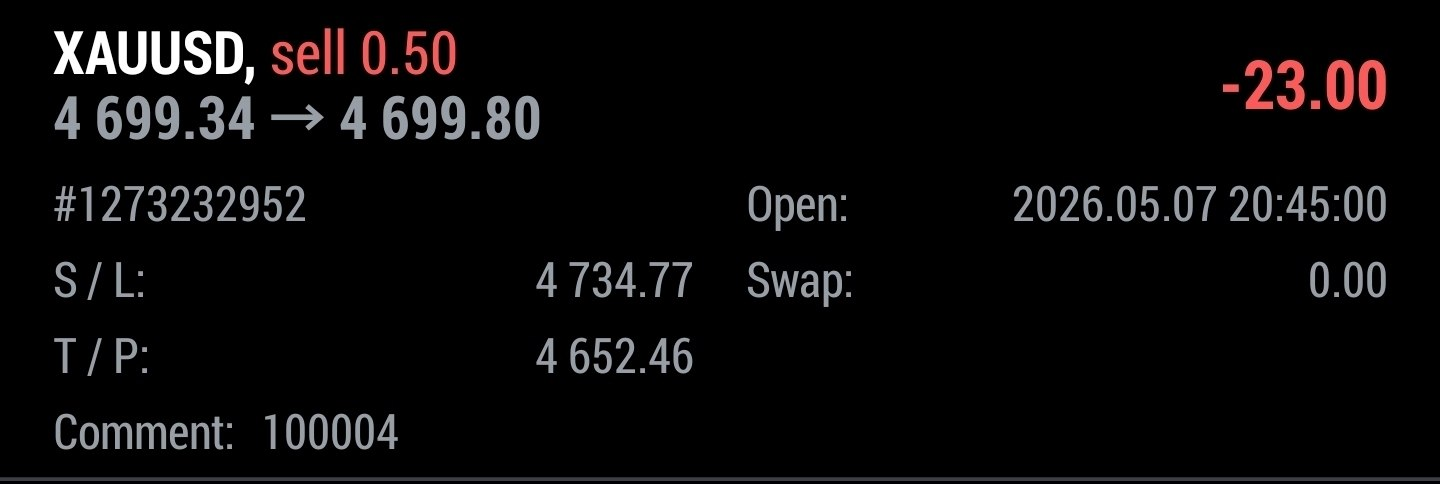
#> input picture runtime/media/11630.jpg, 1440 x 484 px; its folder holds only this picture in this run
$ python -i ocr_extractor.py   (imports and definitions only)
#> lines starting #> are read from the running program, lines starting #| are printed output that depends on the picture; after the words box and inside, x2 and y2 are one past the last pixel; in counts of white or black regions, pixels touching at a corner belong together
### src/telegram_signal_copier/services/signals/ocr_runtime.py
"""Runtime helpers for bundled Tesseract OCR.

PyInstaller one-folder builds place resources under ``sys._MEIPASS`` (usually
``<install>\\_internal``).  Some modules historically hardcoded
``C:\\Program Files\\Tesseract-OCR\\tesseract.exe``; this module centralizes frozen
resource lookup so the bundled Tesseract is used before falling back to a normal
system install.
"""
from __future__ import annotations

import os
import sys
from pathlib import Path
from typing import Any


def _meipass_paths() -> list[Path]:
    if not getattr(sys, "frozen", False):
        return []

    raw = getattr(sys, "_MEIPASS", None)
    paths: list[Path] = []
    if raw:
        paths.append(Path(raw))

    try:
        exe_dir = Path(sys.executable).resolve().parent
    except Exception:
        exe_dir = Path.cwd()

    paths.extend(
        [
            exe_dir / "_internal",
            exe_dir,
        ]
    )

    deduped: list[Path] = []
    seen: set[Path] = set()
    for path in paths:
        try:
            resolved = path.resolve()
        except Exception:
            resolved = path
        if resolved not in seen:
            seen.add(resolved)
            deduped.append(resolved)
    return deduped


def bundled_tesseract_path() -> Path | None:
    """Return the bundled ``tesseract.exe`` path when available."""
    candidates: list[Path] = []
    for root in _meipass_paths():
        candidates.extend(
            [
                root / "tesseract" / "tesseract.exe",
                root / "tesseract.exe",
            ]
        )

    for candidate in candidates:
        if candidate.exists():
            return candidate
    return None


# [6 lines left out: function bundled_tessdata_path, not called in this run]


def standard_tesseract_path() -> Path | None:
    for candidate in (
        Path(r"C:\Program Files\Tesseract-OCR\tesseract.exe"),
        Path(r"C:\Program Files (x86)\Tesseract-OCR\tesseract.exe"),
    ):
        if candidate.exists():
            return candidate
    return None


def tesseract_path() -> Path | None:
    return bundled_tesseract_path() or standard_tesseract_path()


def configure_pytesseract(pytesseract: Any | None = None) -> Path | None:
    """Configure ``pytesseract`` to use the bundled or installed Tesseract.

    Returns the configured executable path, or ``None`` when no binary is usable.
    """
    path = tesseract_path()
    if path is None:
        return None

    try:
        if pytesseract is None:
            import pytesseract  # type: ignore
        else:
            globals()["pytesseract"] = pytesseract  # noqa: F841
        pytesseract.pytesseract.tesseract_cmd = str(path)
        try:
            pytesseract.tesseract_cmd = str(path)
        except Exception:
            pass
    except Exception:
        return None

    tessdata = path.parent / "tessdata"
    if tessdata.is_dir():
        os.environ.setdefault("TESSDATA_PREFIX", str(tessdata))

    tess_dir = str(path.parent)
    current_path = os.environ.get("PATH", "")
    if current_path != tess_dir and not current_path.startswith(tess_dir + os.pathsep):
        os.environ["PATH"] = tess_dir + os.pathsep + current_path

    return path

### src/telegram_signal_copier/services/signals/ocr_extractor.py
"""Local OCR-based signal extraction — no AI API dependency.

Uses Tesseract OCR + OpenCV preprocessing to extract trading signals from chart images.
Falls back to heuristic text parsing if image processing fails.

Capabilities:
- Image preprocessing (grayscale, thresholding, deskewing)
- Multi-mode OCR (PSM 3, 6, 11) for best text extraction
- Pattern-based SL/TP/Entry detection from OCR text
- Symbol detection from chart labels
- Side detection from arrow annotations or text
"""
from __future__ import annotations

import os
import re
from pathlib import Path
from typing import Any

try:
    import cv2
    HAS_OPENCV = True
except ImportError:
    HAS_OPENCV = False

from telegram_signal_copier.config import AppConfig
from telegram_signal_copier.constants import SYMBOL_PRICE_RANGES
from telegram_signal_copier.models import ParsedSignal, TelegramSignalMessage
from telegram_signal_copier.services.signals.ocr_runtime import bundled_tesseract_path, configure_pytesseract, tesseract_path
from telegram_signal_copier.services.signals.patterns import (
    ENTRY_PATTERN,
    PRICE_PATTERN,
    SL_PATTERN,
    TP_PATTERN,
)
from telegram_signal_copier.services.signals.normalizers import (
    detect_symbol_in_text,
    normalize_ocr_spaced_numbers,
    normalize_side,
)
from telegram_signal_copier.services.signals.crypto import (
    recover_crypto_entry_from_text,
)

try:
    import pytesseract
    configured_tesseract = configure_pytesseract(pytesseract)
    HAS_TESSERACT = configured_tesseract is not None
except ImportError:
    HAS_TESSERACT = False


def preprocess_image(image_path: str) -> Any | None:
    """Preprocess image for better OCR accuracy on trading charts."""
#> called with image_path = '../../../../runtime/media/11630.jpg'
    if not HAS_OPENCV:
        return None

    try:
        img = cv2.imread(image_path)
#> img is the input picture: shape (484, 1440, 3); mean B, G, R 10.1, 9.6, 10.8
        if img is None:
            return None

        # Upscale image 2x for better text recognition (charts often have tiny text)
        h, w = img.shape[:2]
#> h = 484; w = 1440
        scale = 2.0
        img = cv2.resize(img, (int(w * scale), int(h * scale)), interpolation=cv2.INTER_CUBIC)
#> img: shape (968, 2880, 3)

        # Convert to grayscale
        gray = cv2.cvtColor(img, cv2.COLOR_BGR2GRAY)

        # Apply CLAHE (Contrast Limited Adaptive Histogram Equalization) for better contrast
        clahe = cv2.createCLAHE(clipLimit=2.0, tileGridSize=(8, 8))
        gray = clahe.apply(gray)

        # Apply bilateral filter to reduce noise while preserving edges
        gray = cv2.bilateralFilter(gray, 11, 75, 75)

        # Apply adaptive thresholding for better text separation
        thresh = cv2.adaptiveThreshold(
            gray, 255, cv2.ADAPTIVE_THRESH_GAUSSIAN_C, cv2.THRESH_BINARY, 15, 10
        )
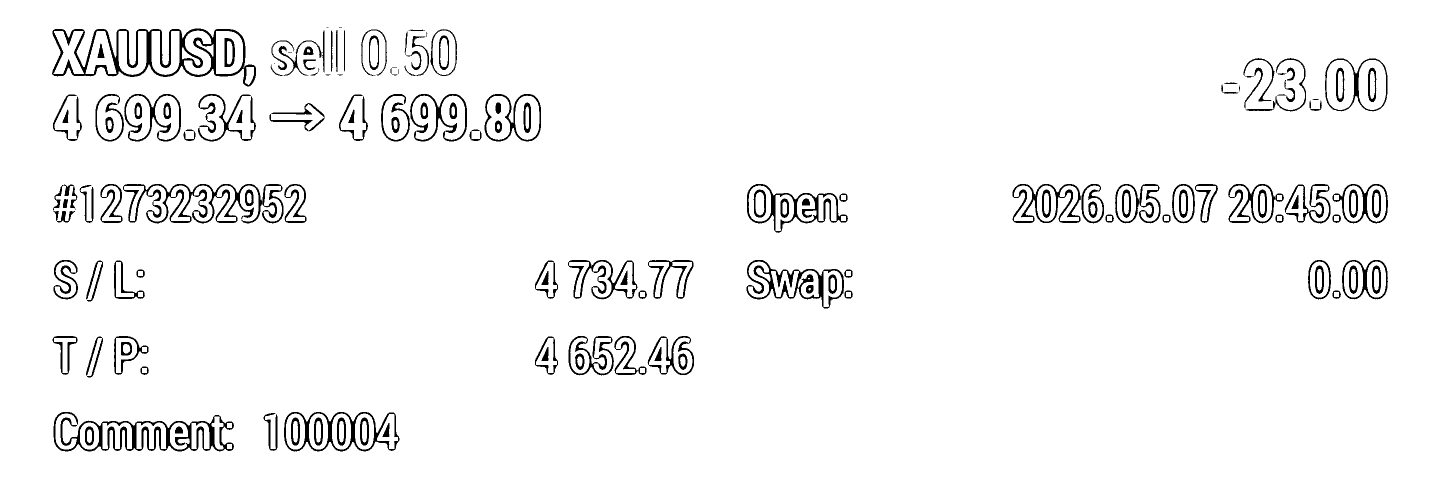
#> thresh: shape (968, 2880) (shown at 1/2 size); 96% white; 149 black regions (14 under 20 px), largest, box (x1, y1, x2, y2) and area: (104, 57, 512, 173) 10063, (107, 824, 468, 903) 7570, (246, 368, 567, 447) 7163

        # Morphological operations to clean up small artifacts
        kernel = cv2.getStructuringElement(cv2.MORPH_RECT, (2, 2))
        thresh = cv2.morphologyEx(thresh, cv2.MORPH_CLOSE, kernel)
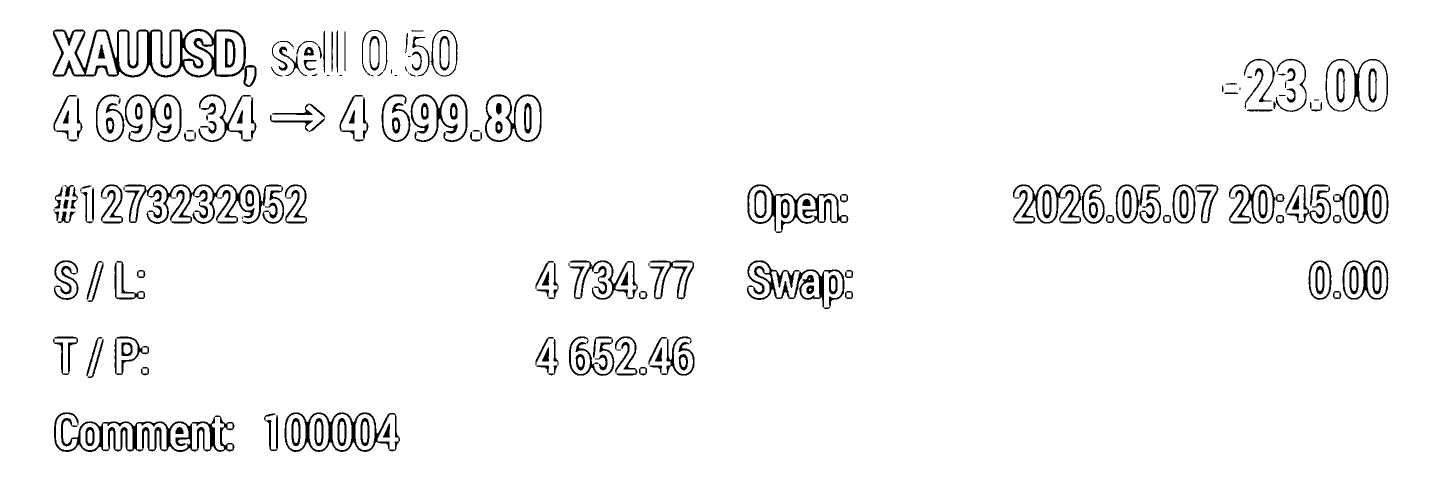
#> thresh: shape (968, 2880) (shown at 1/2 size); 96% white; 188 black regions (16 under 20 px), largest, box (x1, y1, x2, y2) and area: (105, 58, 492, 155) 9615, (108, 825, 469, 904) 7562, (249, 369, 568, 448) 6605
        thresh = cv2.morphologyEx(thresh, cv2.MORPH_OPEN, kernel)
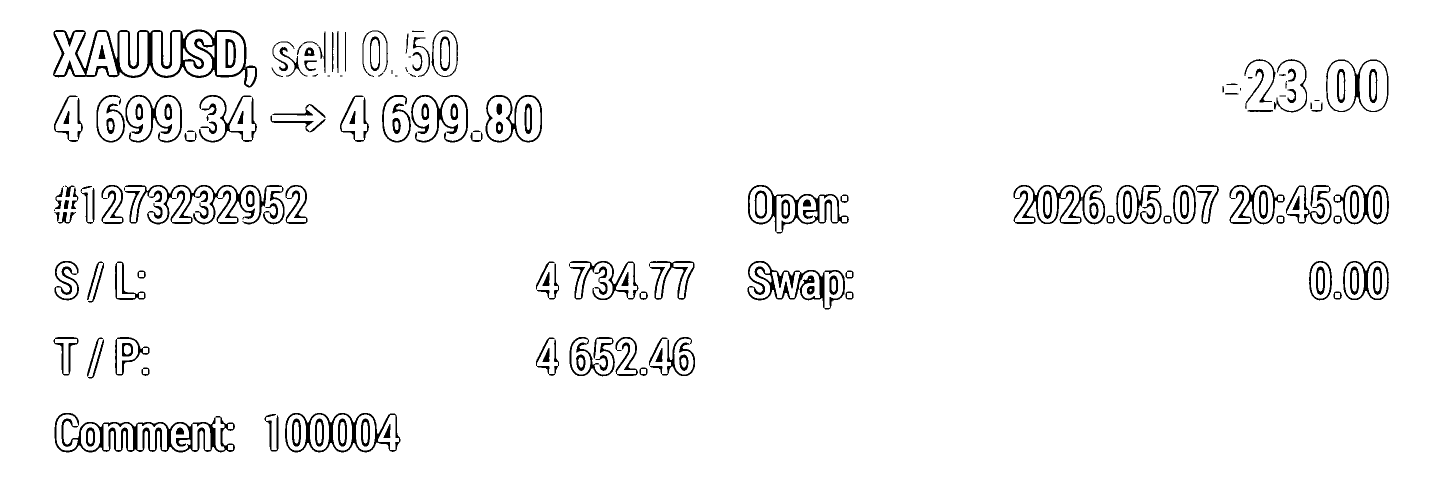
#> thresh: shape (968, 2880) (shown at 1/2 size); 96% white; 174 black regions (12 under 20 px), largest, box (x1, y1, x2, y2) and area: (106, 59, 514, 175) 10074, (109, 826, 470, 905) 7575, (250, 370, 569, 449) 6858

        return thresh
    except Exception:
        return None


# [204 lines left out: functions ocr_extract_text, parse_ocr_signal, extract_signal_from_image, not called in this run]

>>> result = preprocess_image('../../../../runtime/media/11630.jpg')
